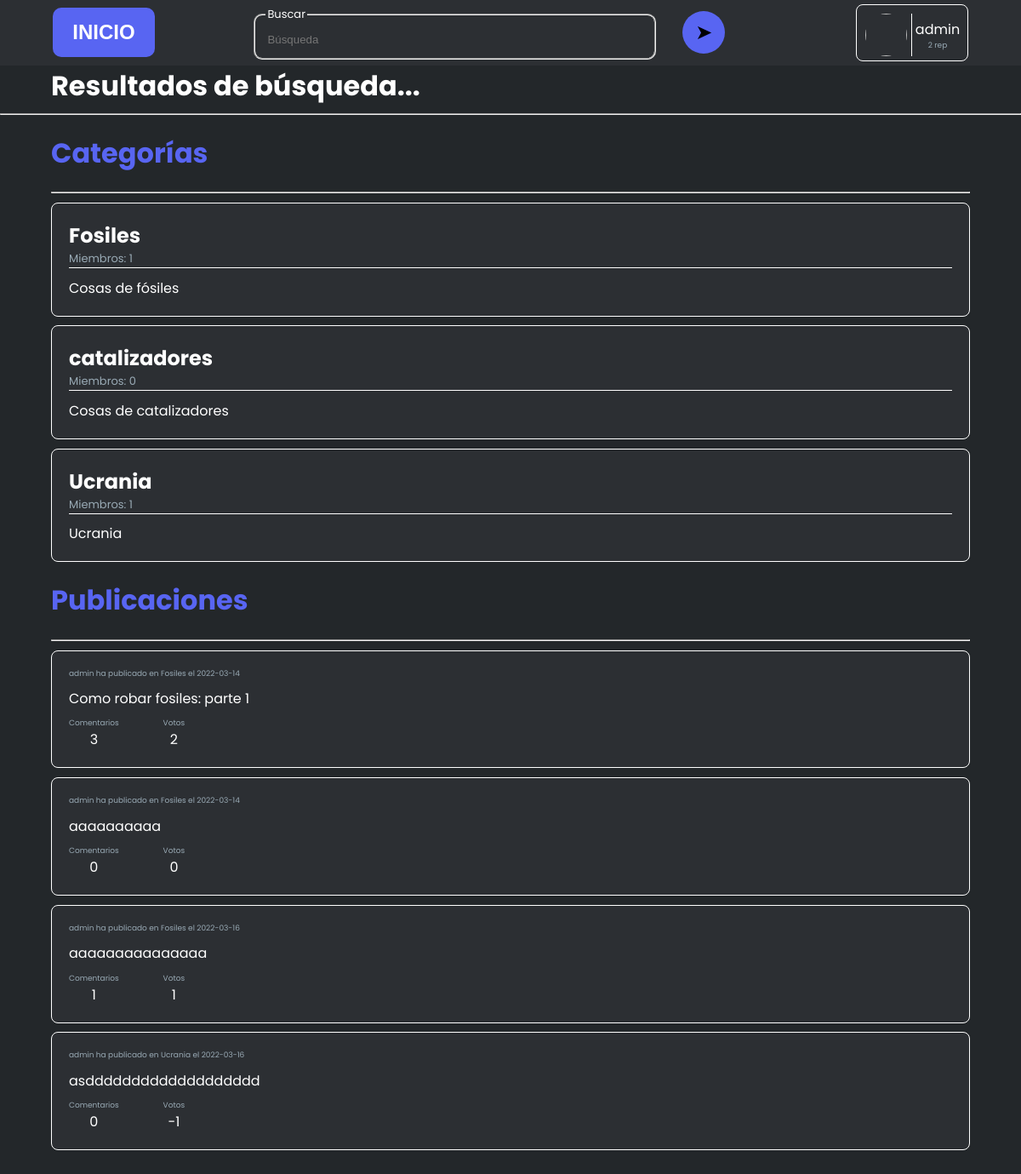
Page /sitio/search/index.php (signed in) on the committed database.
### tables this page shows
CREATE TABLE `categorias` (
  `id` int(11) NOT NULL AUTO_INCREMENT,
  `nombre` varchar(16) DEFAULT NULL,
  `descripcion` varchar(255) DEFAULT NULL,
  `propietario` varchar(16) DEFAULT NULL,
  `fecha_creacion` date DEFAULT current_timestamp(),
  PRIMARY KEY (`id`),
  KEY `propietario` (`propietario`),
  CONSTRAINT `categorias_ibfk_1` FOREIGN KEY (`propietario`) REFERENCES `usuarios` (`alias`) ON DELETE CASCADE
);

CREATE TABLE `articulos` (
  `id` int(11) NOT NULL AUTO_INCREMENT,
  `titulo` varchar(150) DEFAULT NULL,
  `contenido` longtext DEFAULT NULL,
  `op` varchar(16) DEFAULT NULL,
  `categoria` int(11) DEFAULT NULL,
  `fecha_publicacion` date DEFAULT current_timestamp(),
  PRIMARY KEY (`id`),
  KEY `op` (`op`),
  KEY `categoria` (`categoria`),
  CONSTRAINT `articulos_ibfk_1` FOREIGN KEY (`op`) REFERENCES `usuarios` (`alias`) ON DELETE CASCADE,
  CONSTRAINT `articulos_ibfk_2` FOREIGN KEY (`categoria`) REFERENCES `categorias` (`id`) ON DELETE CASCADE
);

### sitio/search/index.php (the view, shortened to what this page needs)
<!DOCTYPE html><html lang="es">
<head>
    <link rel="stylesheet" href="resources/styles.css">
</head>
<body>
    <?php
        require_once("../../conexion/utils.php");
        $busqueda = $_POST['buscar'];
        if(!isset($con)) $con = new mysqli("localhost", "root", "", "Scope");
    ?>
    <div id="header">
        <div class="inicio">
            <button class="btn btnInicio" onclick="location.href='../home'">INICIO</button>
        </div>
        <form id='formBuscar' class="busqueda" method='post' action="../search/">
            <div id="divFieldset">
                <fieldset id="fieldsetBuscar">
                    <legend>Buscar</legend>
                    <input type="text" class="input buscar" id="buscar" name="buscar" placeholder="Búsqueda">
                </fieldset>
            </div>
            <button type="button" class='btn btnBuscar' id='btnBuscar'>
                ➤
            </button>
        </form>
        <div class="perfil">
            <img id="fotoPerfil">
            <div class="alias">
                <?php echo $_SESSION['user']['alias']; ?>
                <div class="rep"><?php
                    $res = $con->query("SELECT (SELECT COUNT(*) FROM votosxarticulos WHERE art IN (SELECT id FROM articulos WHERE op='".$_SESSION['user']['alias']."') AND positivo=1) - (SELECT COUNT(*) FROM votosxarticulos WHERE art IN (SELECT id FROM articulos WHERE op='".$_SESSION['user']['alias']."') AND positivo=0) as rep");
                    $rep = mysqli_fetch_assoc($res);
                    echo $rep['rep'];
                ?> rep</div>
            </div>
        </div>
    </div>
    <h1 class="head">Resultados de búsqueda...</h1>
    <hr/>
    <div class="resultado">
        <div class="categorias">
            <h1>Categorías</h1>
            <hr/>
            <?php
                $res = $con->query("SELECT * FROM categorias WHERE nombre LIKE '%".$busqueda."%'");
                if($res->num_rows < 1) echo "No se han encontrado categorías...";
                else{
                    while ($row = mysqli_fetch_assoc($res)) $categorias[] = $row;
                    for ($i = 0; $i < count($categorias); $i++){
                        $res = $con->query("SELECT * FROM usuariosxcategorias WHERE idCat = ".$categorias[$i]['id']);
                        $categorias[$i]['nSeguidores'] = $res->num_rows;
                        echo "<div class='categoria' id='".$categorias[$i]['id']."'>
                            <div class='nombre'>".$categorias[$i]['nombre']."</div>
                            <div class='nSeguidores'>Miembros: ".$categorias[$i]['nSeguidores']."</div>
                            <div class='descripcion'>"; if ($categorias[$i]['descripcion'] == "") echo "(Sin descripción)"; else echo base64_decode($categorias[$i]['descripcion']); echo "</div>
                        </div>";
                    }
                }
            ?>
        </div>
        <div class="articulos">
            <h1>Publicaciones</h1>
            <hr/>
            <?php
                $res = $con->query("SELECT * FROM articulos WHERE titulo LIKE '%".$busqueda."%'");
                if($res->num_rows < 1) echo "No se han encontrado publicaciones...";
                else{
                    while ($row = mysqli_fetch_assoc($res)) $publicaciones[] = $row;
                    for ($i = 0; $i < count($publicaciones); $i++){
                        $res = $con->query("SELECT * FROM comentarios WHERE articulo = ".$publicaciones[$i]['id']);
                        $comentarios = $res->num_rows;
                        $publicaciones[$i]['nComentarios'] = $comentarios;
                        $res = $con->query("SELECT nombre FROM categorias WHERE id = ".$publicaciones[$i]['categoria']);
                        $nombreCat = mysqli_fetch_assoc($res);
                        $publicaciones[$i]['nombreCat'] = $nombreCat['nombre'];
                        $res = $con->query("SELECT (SELECT COUNT(*) FROM votosxarticulos WHERE positivo=1 AND art=".$publicaciones[$i]['id'].") - (SELECT COUNT(*) FROM votosxarticulos WHERE positivo=0 AND art=".$publicaciones[$i]['id'].") AS votos");
                        $votos = mysqli_fetch_assoc($res);
                        $publicaciones[$i]['votos'] = $votos['votos'];
                        echo "<div class='articulo' id='".$publicaciones[$i]['id']."'>
                            <div class='nombreCat'>".$publicaciones[$i]['op']." ha publicado en ".$publicaciones[$i]['nombreCat']." el ".$publicaciones[$i]['fecha_publicacion']."</div>
                            <div>".
                                $publicaciones[$i]['titulo']
                                ."
                                <div class='artAside'>
                                    <div class='comentarios'>
                                        <div>Comentarios</div>
                                        <div>".$publicaciones[$i]['nComentarios']."</div>
                                    </div>
                                    <div class='votos'>
                                        <div>Votos</div>
                                        <div>".$publicaciones[$i]['votos']."</div>
                                    </div>
                                </div>
                            </div>
                        </div>";
                    }
                }
            ?>
        </div>
    </div>
</body>
</html>

### sitio/search/resources/styles.css (style rules this page uses)
html, body { width: 100vw; height: 100vh; overflow: auto; }
body { margin: 0; padding: 0; background-color: #23272A; font-family: "Poppins", Arial, Sans-Serif; color: white; }
.btn { padding-top: 6%; padding-bottom: 6%; width: 100%; border: none; border-radius: 10px; background-color: rgb(88, 101, 242); cursor: pointer; }
fieldset { cursor: text; text-align: start; border-radius: 10px; }
fieldset > legend { font-size: small; }
.input { border: none; background: transparent; width: 100%; height: 100%; }
#header { display: flex; flex-wrap: nowrap; flex-direction: row; justify-content: space-around; align-items: center; background-color: #2C2F33; padding: .3em; }
.inicio { font-weight: 700; text-align: center; width: 10%; min-width: 120px; }
.perfil { cursor: pointer; border: 1px solid white; border-radius: .5em; display: flex; flex-direction: row; width: 120px; height: 55px; padding: 5px; }
.perfil img { display: inline-block; width: 50px; height: 50px; border-radius: 50%; margin: 5px; }
.alias { width: 50px; height: 50px; display: flex; align-items: center; justify-content: center; flex-direction: column; margin: 5px; margin-left: 0px; padding-left: 5px; border-left: 1px solid white; }
.rep { text-align: center; width: 100%; color: #99AAB5; font-size: xx-small; }
.btnInicio { padding: 15px; color: white; font-weight: 600; font-size: x-large; }
.articulos { width: 100%; }
.articulo, .categoria { padding: 20px; cursor: pointer; max-width: 100%; margin-top: 1%; margin-bottom: 1%; border-radius: .5em; border: 1px solid white; background-color: #2C2F33; display: flex; flex-wrap: nowrap; flex-direction: column; justify-content: space-between; align-items: flex-start; }
.articulo > div:nth-child(2) { display: flex; flex-wrap: nowrap; justify-content: space-between; flex-direction: column; width: 100%; }
.artAside { margin-top: 1%; display: flex; flex-wrap: nowrap; flex-direction: row; align-items: flex-start; }
.votos, .comentarios { display: flex; flex-direction: column; flex-wrap: nowrap; }
.votos div:first-child, .comentarios div:first-child { color: #99AAB5; font-size: xx-small; }
.votos div:last-child, .comentarios div:last-child { text-align: center; }
.nombreCat { color: #99AAB5; font-size: xx-small; width: 100%; margin-bottom: 1%; }
.comentarios { margin-right: 5%; }
.btnBuscar { margin-left: 5%; border-radius: 50%; font-size: x-large; padding: 1%; width: 50px; height: 50px; display: flex; justify-content: center; align-items: center; }
.busqueda { width: 50%; display: flex; flex-direction: row; align-items: center; }
#divFieldset { width: 80%; }
#buscar { color: white; }
.resultado, .head { margin: 5%; margin-top: 0; margin-bottom: 0; }
.categoria .nombre { font-weight: bold; font-size: x-large; }
.categoria .nSeguidores { color: #99AAB5; font-size: small; border-bottom: 1px solid white; width: 100%; margin-bottom: 1%; }
.resultado h1 { color: rgb(88, 101, 242); }

### rows in the picture
categorias: nombre "Fosiles", nSeguidores "1", descripcion "Cosas de fósiles"
categorias: nombre "catalizadores", nSeguidores "0", descripcion "Cosas de catalizadores"
categorias: nombre "Ucrania", nSeguidores "1", descripcion "Ucrania"
articulos: op "admin", nombreCat "Fosiles", fecha_publicacion "2022-03-14", titulo "Como robar fosiles: parte 1", nComentarios "3", votos "2"
articulos: op "admin", nombreCat "Fosiles", fecha_publicacion "2022-03-14", titulo "aaaaaaaaaa", nComentarios "0", votos "0"
articulos: op "admin", nombreCat "Fosiles", fecha_publicacion "2022-03-16", titulo "aaaaaaaaaaaaaaa", nComentarios "1", votos "1"
articulos: op "admin", nombreCat "Ucrania", fecha_publicacion "2022-03-16", titulo "asddddddddddddddddddd", nComentarios "0", votos "-1"

### other values in the picture
$_SESSION['user']['alias'] "admin"
$rep['rep'] "2"
